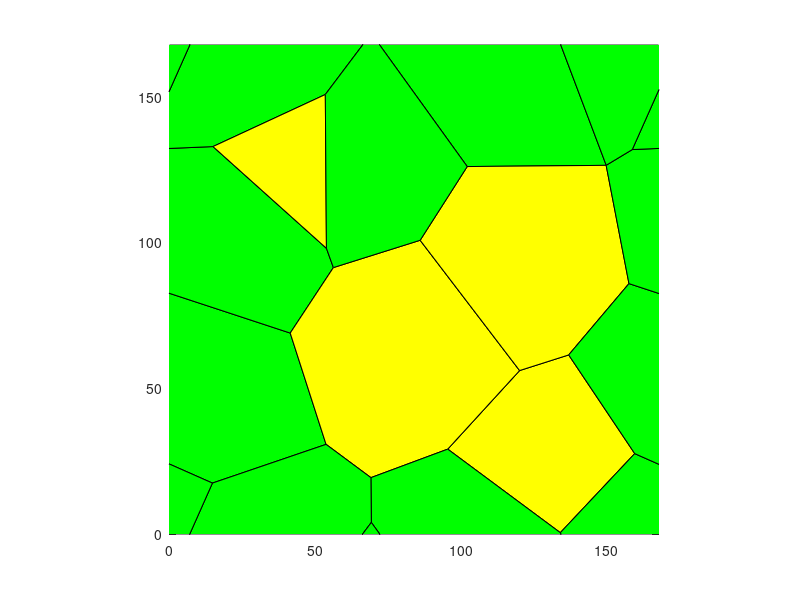

Recreate this plot in MATLAB.
%%%%%%%%%%%%%%%%%%%%%%%%%%%%%%%%%%%%%%%%%%%%%%%%%%%%%%%%%%%%%%%%%%%%%%%%%%%
% This script produces a txt file with the initial conditions needed to run the 
% vertex model cpp exicutable. The Global values are set by the user. The
% cell positions are a voronoi tilling of the plane. The resulting txt file
% contians all the global parameter values and cell, edge, and vertex
% locatons and neighbors. 
%
% To use this file specify the name of the output txt file and the number
% of cells you would like in your tissue. You may wish to modify some
% global parameters to fit your needs. 
%%%%%%%%%%%%%%%%%%%%%%%%%%%%%%%%%%%%%%%%%%%%%%%%%%%%%%%%%%%%%%%%%%%%%%%%%%%

%% Inputs needed
nomfichier='mytissue_mond.txt';  %the file name
NCells=10;                 %The number of cells
r=89542;                    %Seed for the random number generators

%% Global Parameters 
GAMMA =1 ;%debugging perimeter code %10;                  %Tension on an edge
l= sqrt(2) * 25;            %Average edge length
t0 = 1;                     %Standard unit of time 
RLXLY = 1;                  %Ratio of LX to LY (used to make rectangular boxes) 
Ratio = 0.3;                %ratio of pressure to tension forces (standard value 0.3)
Ralpha=1;                   %Ralpha=10 means the box evolves 10 times slower then the vertices
TOTALTIME =	10;             %How long to run the simulation 
CURRENTTIME = 0.0;          %The initial time
TIMEINTERVAL =	0.01;        %How often to output the current configuration of the tissue
INITIALSTEPSIZE = 0.001;    %Initial stepsize for the numeric integrator 
error_tolerance_absolute_mechanical = 0.01;  %Error tolerence for use with the adaptive stepsize integrators 
LX= 1.5*l*sqrt(NCells)*sqrt(RLXLY);  %Size of the box 
LY= 1.5*l*sqrt(NCells)/sqrt(RLXLY); 
A0 = LX*LY/NCells;                   %Cells want to have area A0
MINAREA = A0/100;                    %Minimum allowed cell area (smaller cells will be removed)
MINLENGTH =	l/40;                    %Minimum edge length (smaller edges will be merged to form a fourfold vertex
NEWEDGELENGTH =	l/20;                %Length of a new edge created in the T1 process
%K = Ratio * GAMMA / l^3 ;           %for pressure=K(A-A0)
K=10;
Alpha_M = GAMMA*t0/l;                % Drag coefficent
TISSUE_ALPHA = Ralpha*Alpha_M;       % How fast the box size updates relative to the vertex motion
TISSUE_EXT_STRESS_Y = 0;             % External Stress on the tissue (positive values expancile) 
TISSUE_EXT_STRESS_X = 0;
P0 = 0.1;                              % preferred perimeter 
LAMBDA = 0.02;%1;                        % strength of perimeter squared term in Hamiltonian


%LAMBDA = 1;
Ratio = 0.3;                %ratio of pressure to tension forces (standard value 0.3) 
% trying a new thing with P0 where I use the theory from Manning paper ("a
% density independent rigidity transition in biological tissues")

%% Create the Voronoi tillining 
SEED = r;
rng(SEED); 
f2=figure();
Pointsx=LX*rand(NCells,1); %Matrix of x,y locatios of cell centers
Pointsy=LY*rand(NCells,1);
Points1=horzcat(Pointsx,Pointsy);
Pointsa=Points1+[LX*ones(NCells,1) LY*zeros(NCells,1)];
Pointsb=Points1-[LX*zeros(NCells,1) LY*ones(NCells,1)];
Pointsc=Points1-[LX*ones(NCells,1) LY*zeros(NCells,1)];
Pointsd=Points1+[LX*zeros(NCells,1) LY*ones(NCells,1)];
Pointse=Points1+[LX*ones(NCells,1) LY*ones(NCells,1)];
Pointsf=Points1+[LX*ones(NCells,1) -LY*ones(NCells,1)];
Pointsg=Points1+[-LX*ones(NCells,1) LY*ones(NCells,1)];
Pointsh=Points1+[-LX*ones(NCells,1) -LY*ones(NCells,1)];
Pointst=[Points1; Pointsa; Pointsb; Pointsc; Pointsd; Pointse; Pointsf; Pointsg; Pointsh];
[v,c]=voronoin(Pointst); 


%% Plot a Representation of the result
set(0,'CurrentFigure',f2);
plot(Points1(:,1),Points1(:,2),'r+');
for i = 1:length(c) 
    %ca are the cells that are in the interior only
    IN=(all(v(c{i},1)>0)&all(v(c{i},1)<LX)&all(v(c{i},2)>0)&all(v(c{i},2)<LY));
    %ca have cells that are at the border
    IN2=(any(v(c{i},1)>0)&any(v(c{i},1)<LX)&any(v(c{i},2)>0)&any(v(c{i},2)<LY))&(~IN);
    if (all(c{i}~=1)&&IN)  
    set(0,'CurrentFigure',f2)
    patch(v(c{i},1),v(c{i},2),'y'); % use color yellow.
    end
    % cells crossing the border
    if (all(c{i}~=1)&&(IN2))  
    set(0,'CurrentFigure',f2)
    patch(v(c{i},1),v(c{i},2),'g'); % use color green.
    end
end
set(0,'CurrentFigure',f2)
axis equal
xlim([0 LX]);
ylim([0 LY]);


for i = 1:length(c)
   INGLOBAL=any((v(c{i},1)>0)&v(c{i},1)<LX&v(c{i},2)>0&v(c{i},2)<LY);
   if INGLOBAL
       ListVertex=c{i};
       area=0;
       for k=1:length(c{i})
           kplus=mod(k,length(c{i}))+1;
           area=area+v(c{i}(k),1)*v(c{i}(kplus),2)-v(c{i}(kplus),1)*v(c{i}(k),2);
       end
       if(area<0) c{i}=fliplr(c{i}); end
   end
end

%% Export to a txt file
fid=fopen(nomfichier,'wt');
fprintf(fid, 'Voronoi Tesselation Data: \n');
fprintf(fid, 'NumbCells %d \t rng %d \n', NCells, r);
fprintf(fid, 'ratio pressure to tension\t%f\n', Ratio);
fprintf(fid, 'Global:\n');
fprintf(fid, 'LX\t%f\nLY\t%f\n', LX, LY);
fprintf(fid, 'A0\t%f\n', A0);
fprintf(fid, 'SEED\t%d\n', SEED);
fprintf(fid, 'TIMEINTERVAL\t%f\n', TIMEINTERVAL);
fprintf(fid, 'MINAREA\t%f\n', MINAREA);
fprintf(fid, 'MINLENGTH\t%f\n', MINLENGTH);
fprintf(fid, 'NEWEDGELENGTH\t%f\n', NEWEDGELENGTH);
fprintf(fid, 'K\t%f\n', K);
fprintf(fid, 'GAMMA\t%f\n', GAMMA);
fprintf(fid, 'TOTALTIME\t%f\n', TOTALTIME);
fprintf(fid, 'CURRENTTIME\t%f\n', CURRENTTIME);
fprintf(fid, 'INITIALSTEPSIZE\t%f\n', INITIALSTEPSIZE);
fprintf(fid, 'error_tolerance_absolute_mechanical\t%f\n', error_tolerance_absolute_mechanical);
fprintf(fid, 'TISSUE_ALPHA\t%f\n', TISSUE_ALPHA);
fprintf(fid, 'ALPHAM\t%f\n', Alpha_M);
fprintf(fid, 'TISSUE_EXT_STRESS_X\t%f\n', TISSUE_EXT_STRESS_X);
fprintf(fid, 'TISSUE_EXT_STRESS_Y\t%f\n', TISSUE_EXT_STRESS_Y);
fprintf(fid, 'P0\t%f\n', P0);
fprintf(fid, 'LAMBDA\t%f\n', LAMBDA);
fprintf(fid, 'endGlobal\n'); 
fprintf(fid, 'Vertices\n');
fprintf(fid, 'id\tx\ty\n');

NbVertex=0;
CentralVertices=zeros(length(v),2);
for i = 2:length(v)   % v(1) is always a point at infinity, so skip (NOTED ADDED BY DKL 7/5/10)
   if(v(i,1)>0&&v(i,1)<LX&&v(i,2)>0&&v(i,2)<LY)
       fprintf(fid,'%d',i); 
       fprintf(fid,'\t %2.4f',v(i,1));
       fprintf(fid,'\t %2.4f',v(i,2));
       fprintf(fid,'\n');
       NbVertex=NbVertex+1;
       CentralVertices(NbVertex,1)=v(i,1);
       CentralVertices(NbVertex,2)=v(i,2);
   end
end

CentralVertices=CentralVertices(1:NbVertex,1:2);
EqVertex=zeros(NbVertex,1);

for i = 2:length(v)
   vcorrige=zeros(1,2);
   vtest=v(i,:);

   if (vtest(1)>0&&vtest(1)<LX&&vtest(2)>0&&vtest(2)<LY) vcorrige=vtest;end
   vtest=v(i,:)-LX*[1 0];
   if (vtest(1)>0&&vtest(1)<LX&&vtest(2)>0&&vtest(2)<LY) vcorrige=vtest;  end
   vtest=v(i,:)-LY*[0 1];
   if (vtest(1)>0&&vtest(1)<LX&&vtest(2)>0&&vtest(2)<LY) vcorrige=vtest;  end
   vtest=v(i,:)+LX*[1 0];
   if (vtest(1)>0&&vtest(1)<LX&&vtest(2)>0&&vtest(2)<LY) vcorrige=vtest;  end
   vtest=v(i,:)+LY*[0 1];
   if (vtest(1)>0&&vtest(1)<LX&&vtest(2)>0&&vtest(2)<LY) vcorrige=vtest;  end
   vtest=v(i,:)-[LX LY];
   if (vtest(1)>0&&vtest(1)<LX&&vtest(2)>0&&vtest(2)<LY) vcorrige=vtest;  end
   vtest=v(i,:)-[LX -LY];
   if (vtest(1)>0&&vtest(1)<LX&&vtest(2)>0&&vtest(2)<LY) vcorrige=vtest;  end
   vtest=v(i,:)+[LX LY];
   if (vtest(1)>0&&vtest(1)<LX&&vtest(2)>0&&vtest(2)<LY) vcorrige=vtest;  end
   vtest=v(i,:)+[LX -LY];
   if (vtest(1)>0&&vtest(1)<LX&&vtest(2)>0&&vtest(2)<LY) vcorrige=vtest;  end
   column=find(all(abs((repmat(vcorrige,size(v,1),1))'-v')<0.000001));%strmatch(vcorrige, v);
   if(~isempty(column))
       EqVertex(i)=column;
   end

end

fprintf(fid, 'Edges\n');
fprintf(fid, 'id\tvertex1\tvertex2\txflag\tyflag\n');
NbEdgeMax=3*NbVertex;
Edges.Vertices=zeros(NbEdgeMax,2);
Edges.Crossx12=zeros(NbEdgeMax,1);
Edges.Crossx21=zeros(NbEdgeMax,1);
Edges.Crossy12=zeros(NbEdgeMax,1);
Edges.Crossy21=zeros(NbEdgeMax,1);

EdgeIncrement=0; %the number of the edge so you get 1,2,3,4 as edge lables
for i = 1:length(c) %For each vertex
   INGLOBAL=any( (v(c{i},1)>0) & v(c{i},1)<LX & v(c{i},2)>0 & v(c{i},2)<LY);
   if INGLOBAL %If it is in the reigon of intrest
       ListVertex=c{i}; %list of edges in each cell in the reigon 
       for j=1:length(ListVertex) %for each edge in the cell
           testdejainscrit=0;
           % if we look at the current edge is in the list
           for k=1:EdgeIncrement
               if ((EqVertex((ListVertex(j)))==Edges.Vertices(k,1)...
                       &&EqVertex(ListVertex(mod(j,length(ListVertex))+1))==Edges.Vertices(k,2))...%the modulus is to be on that loop
                       ||...
                       (EqVertex(ListVertex(j))==Edges.Vertices(k,2)...
                       &&EqVertex(ListVertex(mod(j,length(ListVertex))+1))==Edges.Vertices(k,1)))
                   testdejainscrit=1;
               else
               end
           end
           % if it is not there we added at the end
           if(~testdejainscrit)
               EdgeIncrement=EdgeIncrement+1;
               Edges.Vertices(EdgeIncrement,1)=EqVertex(ListVertex(j)); %the first vertex
               Edges.Vertices(EdgeIncrement,2)=EqVertex(ListVertex(mod(j,length(ListVertex))+1)); %the second vertex
               Vertex1encours=ListVertex(j);
               Vertex1encourseq=EqVertex(ListVertex(j));
               Vertex2encours=ListVertex(mod(j,length(ListVertex))+1);
               Vertex2encourseq=EqVertex(ListVertex(mod(j,length(ListVertex))+1));
               % and is written in the file
               fprintf(fid,'%d',EdgeIncrement);
               fprintf(fid,'\t %d', Edges.Vertices(EdgeIncrement,1));
               fprintf(fid,'\t %d', Edges.Vertices(EdgeIncrement,2));
               % must be a test to see if the one-vertex through a
               % rating (a vertex in, one out) 2-if there are two vertices
               % out but through the side anyway (happens on the corner)
               VertexCross21=(EqVertex(ListVertex(j))~=ListVertex(j))&&(EqVertex(ListVertex(mod(j,length(ListVertex))+1))==ListVertex(mod(j,length(ListVertex))+1));
               VertexCross12=(EqVertex(ListVertex(j))==ListVertex(j))&&(EqVertex(ListVertex(mod(j,length(ListVertex))+1))~=ListVertex(mod(j,length(ListVertex))+1));
               % cas 1

               %  x12=x21=y12=y21=0;

               %Periodic boundary condition testing
               if((EqVertex(ListVertex(j))~=ListVertex(j))&&(EqVertex(ListVertex(mod(j,length(ListVertex))+1))==ListVertex(mod(j,length(ListVertex))+1)))
                   if(v(ListVertex(j),1)<0) Edges.Crossx12(EdgeIncrement)=1;%fprintf(fid,' xCrossBoundary12');
                       %    x12=1;
                   end
                   if(v(ListVertex(j),1)>LX) Edges.Crossx21(EdgeIncrement)=1;%fprintf(fid,' xCrossBoundary21');
                       %   x21=1;
                   end
                   if(v(ListVertex(j),2)<0) Edges.Crossy12(EdgeIncrement)=1;%fprintf(fid,' yCrossBoundary12');
                       %   y12=1;
                   end
                   if(v(ListVertex(j),2)>LY) Edges.Crossy21(EdgeIncrement)=1;%fprintf(fid,' yCrossBoundary21');
                       %    y21=1;
                   end
               end
               if((EqVertex(ListVertex(j))==ListVertex(j))&&(EqVertex(ListVertex(mod(j,length(ListVertex))+1))~=ListVertex(mod(j,length(ListVertex))+1)))
                   if(v(ListVertex(mod(j,length(ListVertex))+1),1)<0) 
                       Edges.Crossx21(EdgeIncrement)=1;
                   end
                   if(v(ListVertex(mod(j,length(ListVertex))+1),1)>LX) 
                       Edges.Crossx12(EdgeIncrement)=1;
                   end
                   if(v(ListVertex(mod(j,length(ListVertex))+1),2)<0) 
                       Edges.Crossy21(EdgeIncrement)=1;
                   end
                   if(v(ListVertex(mod(j,length(ListVertex))+1),2)>LY) 
                       Edges.Crossy12(EdgeIncrement)=1;
                   end
               end
               %cas 2
               if((EqVertex(ListVertex(j))~=ListVertex(j))&&(EqVertex(ListVertex(mod(j,length(ListVertex))+1))~=ListVertex(mod(j,length(ListVertex))+1)))
                   % if the vertex is in the range which is not
                   % moving in the same direction, is that both
                   % ends of the edge are not contained in the same
                   % in the time interval.
                   v1=v(ListVertex(j),:);
                   v2=v(ListVertex(mod(j,length(ListVertex))+1),:);
                   eqv1=v(EqVertex(ListVertex(j)),:);
                   eqv2=v(EqVertex(ListVertex(mod(j,length(ListVertex))+1)),:);
                   %Periodic boundary condition chehck again
                   if(v2(1)>v1(1))&&(eqv2(1)<eqv1(1)) 
                       Edges.Crossx12(EdgeIncrement)=1;
                   end
                   if(v2(1)<v1(1))&&(eqv2(1)>eqv1(1)) 
                       Edges.Crossx21(EdgeIncrement)=1;
                   end
                   if (v2(2)>v1(2))&&(eqv2(2)<eqv1(2))
                       Edges.Crossy12(EdgeIncrement)=1;
                   end
                   if (v2(2)<v1(2))&&(eqv2(2)>eqv1(2)) 
                       Edges.Crossy21(EdgeIncrement)=1;
                   end
               end
              
               %New output added by MS 4/17/2014
               if ( (Edges.Crossx12(EdgeIncrement)==1) || (Edges.Crossx21(EdgeIncrement)==1) )
                   newxflag=1;
               end
               if ( (Edges.Crossx12(EdgeIncrement)==0) && (Edges.Crossx21(EdgeIncrement)==0) )
                   newxflag=0;
               end
               if ( (Edges.Crossy12(EdgeIncrement)==1) || (Edges.Crossy21(EdgeIncrement)==1) )
                   newyflag=1;
               end
               if ( (Edges.Crossy12(EdgeIncrement)==0) && (Edges.Crossy21(EdgeIncrement)==0) )
                   newyflag=0;
               end
               
               fprintf(fid,'\t %d \t %d \n', newxflag, newyflag);

           end
       end

   end
end

cinside=cell(length(c),1);
CellIncrement=0;
for i=1:length(c)
   INGLOBAL=any((v(c{i},1)>0)&v(c{i},1)<LX&v(c{i},2)>0&v(c{i},2)<LY);
   if INGLOBAL
       CellIncrement=CellIncrement+1;
       cinside{CellIncrement}=EqVertex(c{i});

   end
end
NbCellsInside=CellIncrement;
cinside=cinside(1:NbCellsInside);
cinside2=cell(NbCellsInside,1);
CellIncrement=0;
for i=1:NbCellsInside
   dejavu=false;
   for j=1:i-1
       if ((length(cinside{i})==length(cinside{j}))&&all(sort(cinside{i})==sort(cinside{j}))) dejavu=true; end
   end
   if (~dejavu) CellIncrement=CellIncrement+1;cinside2{CellIncrement}=cinside{i}; end
end
cinside2=cinside2(1:CellIncrement);
fprintf(fid, 'Cells\n');
fprintf(fid, 'id\tA0\tEdgeNumb\tEdgeList\n');
for i=1:length(cinside2)
   ListVertex=c{i};
   fprintf(fid,'%d\t%f\t%d\t',i, A0, length(ListVertex));
   for j=1:length(ListVertex)
       NumeroEdge=0;
       % if we look at the current edge is in the list
       for k=1:EdgeIncrement
           if (EqVertex((ListVertex(j)))==Edges.Vertices(k,1)...
                   &&EqVertex(ListVertex(mod(j,length(ListVertex))+1))==Edges.Vertices(k,2))
               NumeroEdge=k;
           end % modulo is to be on that loop
           if(EqVertex(ListVertex(j))==Edges.Vertices(k,2)...
                   &&EqVertex(ListVertex(mod(j,length(ListVertex))+1))==Edges.Vertices(k,1))
               NumeroEdge=k; %MS change to always be positive
           end
       end
       % and is written in the file
       fprintf(fid,'%d,',NumeroEdge);
   end
   fprintf(fid, '\n');
end
fprintf(fid, 'End\n');
fclose(fid);
